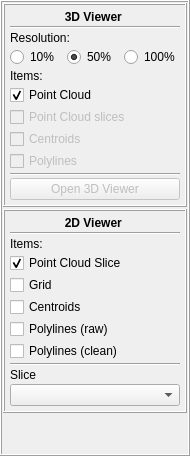
        <widget class="QFrame" name="frame_2">
         <property name="enabled">
          <bool>true</bool>
         </property>
         <property name="minimumSize">
          <size>
           <width>190</width>
           <height>0</height>
          </size>
         </property>
         <property name="maximumSize">
          <size>
           <width>190</width>
           <height>16777215</height>
          </size>
         </property>
         <property name="frameShape">
          <enum>QFrame::Box</enum>
         </property>
         <property name="frameShadow">
          <enum>QFrame::Raised</enum>
         </property>
         <layout class="QVBoxLayout" name="verticalLayout_3">
          <property name="spacing">
           <number>1</number>
          </property>
          <property name="leftMargin">
           <number>1</number>
          </property>
          <property name="topMargin">
           <number>1</number>
          </property>
          <property name="rightMargin">
           <number>1</number>
          </property>
          <property name="bottomMargin">
           <number>1</number>
          </property>
          <item>
           <layout class="QVBoxLayout" name="verticalLayout_2">
            <property name="spacing">
             <number>2</number>
            </property>
            <property name="sizeConstraint">
             <enum>QLayout::SetDefaultConstraint</enum>
            </property>
            <property name="leftMargin">
             <number>0</number>
            </property>
            <property name="topMargin">
             <number>0</number>
            </property>
            <property name="rightMargin">
             <number>0</number>
            </property>
            <item>
             <widget class="QFrame" name="frame_3">
              <property name="enabled">
               <bool>true</bool>
              </property>
              <property name="frameShape">
               <enum>QFrame::Box</enum>
              </property>
              <property name="frameShadow">
               <enum>QFrame::Raised</enum>
              </property>
              <layout class="QVBoxLayout" name="verticalLayout_5">
               <property name="spacing">
                <number>2</number>
               </property>
               <property name="leftMargin">
                <number>5</number>
               </property>
               <property name="topMargin">
                <number>5</number>
               </property>
               <property name="rightMargin">
                <number>5</number>
               </property>
               <property name="bottomMargin">
                <number>5</number>
               </property>
               <item>
                <widget class="QLabel" name="label_3dview">
                 <property name="enabled">
                  <bool>true</bool>
                 </property>
                 <property name="text">
                  <string>&lt;html&gt;&lt;head/&gt;&lt;body&gt;&lt;p&gt;&lt;span style=&quot; font-weight:600;&quot;&gt;3D Viewer &lt;/span&gt;&lt;/p&gt;&lt;/body&gt;&lt;/html&gt;</string>
                 </property>
                 <property name="alignment">
                  <set>Qt::AlignCenter</set>
                 </property>
                </widget>
               </item>
               <item>
                <widget class="Line" name="line">
                 <property name="enabled">
                  <bool>true</bool>
                 </property>
                 <property name="orientation">
                  <enum>Qt::Horizontal</enum>
                 </property>
                </widget>
               </item>
               <item>
                <widget class="QLabel" name="label_resolution">
                 <property name="enabled">
                  <bool>true</bool>
                 </property>
                 <property name="text">
                  <string>&lt;html&gt;&lt;head/&gt;&lt;body&gt;&lt;p&gt;Resolution:&lt;/p&gt;&lt;/body&gt;&lt;/html&gt;</string>
                 </property>
                </widget>
               </item>
               <item>
                <layout class="QHBoxLayout" name="horizontalLayout_2">
                 <item>
                  <widget class="QRadioButton" name="rbtn_10">
                   <property name="enabled">
                    <bool>true</bool>
                   </property>
                   <property name="text">
                    <string>10%</string>
                   </property>
                  </widget>
                 </item>
                 <item>
                  <widget class="QRadioButton" name="rbtn_50">
                   <property name="enabled">
                    <bool>true</bool>
                   </property>
                   <property name="text">
                    <string>50%</string>
                   </property>
                   <property name="checked">
                    <bool>true</bool>
                   </property>
                  </widget>
                 </item>
                 <item>
                  <widget class="QRadioButton" name="rbtn_100">
                   <property name="enabled">
                    <bool>true</bool>
                   </property>
                   <property name="text">
                    <string>100%</string>
                   </property>
                  </widget>
                 </item>
                </layout>
               </item>
               <item>
                <widget class="QLabel" name="label_items3dv">
                 <property name="enabled">
                  <bool>true</bool>
                 </property>
                 <property name="text">
                  <string>&lt;html&gt;&lt;head/&gt;&lt;body&gt;&lt;p&gt;Items:&lt;/p&gt;&lt;/body&gt;&lt;/html&gt;</string>
                 </property>
                </widget>
               </item>
               <item>
                <widget class="QCheckBox" name="check_pcl">
                 <property name="enabled">
                  <bool>true</bool>
                 </property>
                 <property name="text">
                  <string>Point Cloud</string>
                 </property>
                 <property name="checked">
                  <bool>true</bool>
                 </property>
                </widget>
               </item>
               <item>
                <widget class="QCheckBox" name="check_pcl_slices">
                 <property name="enabled">
                  <bool>false</bool>
                 </property>
                 <property name="text">
                  <string>Point Cloud slices</string>
                 </property>
                </widget>
               </item>
               <item>
                <widget class="QCheckBox" name="check_centroids">
                 <property name="enabled">
                  <bool>false</bool>
                 </property>
                 <property name="text">
                  <string>Centroids</string>
                 </property>
                </widget>
               </item>
               <item>
                <widget class="QCheckBox" name="check_polylines">
                 <property name="enabled">
                  <bool>false</bool>
                 </property>
                 <property name="text">
                  <string>Polylines</string>
                 </property>
                </widget>
               </item>
               <item>
                <widget class="Line" name="line_5">
                 <property name="enabled">
                  <bool>true</bool>
                 </property>
                 <property name="orientation">
                  <enum>Qt::Horizontal</enum>
                 </property>
                </widget>
               </item>
               <item>
                <widget class="QPushButton" name="btn_3dview">
                 <property name="enabled">
                  <bool>false</bool>
                 </property>
                 <property name="maximumSize">
                  <size>
                   <width>16777215</width>
                   <height>25</height>
                  </size>
                 </property>
                 <property name="text">
                  <string>Open 3D Viewer</string>
                 </property>
                </widget>
               </item>
              </layout>
             </widget>
            </item>
            <item>
             <widget class="QFrame" name="frame_13">
              <property name="enabled">
               <bool>true</bool>
              </property>
              <property name="frameShape">
               <enum>QFrame::Box</enum>
              </property>
              <property name="frameShadow">
               <enum>QFrame::Raised</enum>
              </property>
              <layout class="QVBoxLayout" name="verticalLayout_10">
               <property name="spacing">
                <number>2</number>
               </property>
               <property name="leftMargin">
                <number>5</number>
               </property>
               <property name="topMargin">
                <number>5</number>
               </property>
               <property name="rightMargin">
                <number>5</number>
               </property>
               <property name="bottomMargin">
                <number>5</number>
               </property>
               <item>
                <widget class="QLabel" name="label_3dview_3">
                 <property name="enabled">
                  <bool>true</bool>
                 </property>
                 <property name="text">
                  <string>&lt;html&gt;&lt;head/&gt;&lt;body&gt;&lt;p&gt;&lt;span style=&quot; font-weight:600;&quot;&gt;2D Viewer &lt;/span&gt;&lt;/p&gt;&lt;/body&gt;&lt;/html&gt;</string>
                 </property>
                 <property name="alignment">
                  <set>Qt::AlignCenter</set>
                 </property>
                </widget>
               </item>
               <item>
                <widget class="Line" name="line_8">
                 <property name="enabled">
                  <bool>true</bool>
                 </property>
                 <property name="orientation">
                  <enum>Qt::Horizontal</enum>
                 </property>
                </widget>
               </item>
               <item>
                <widget class="QLabel" name="label_items3dv_3">
                 <property name="enabled">
                  <bool>true</bool>
                 </property>
                 <property name="text">
                  <string>&lt;html&gt;&lt;head/&gt;&lt;body&gt;&lt;p&gt;Items:&lt;/p&gt;&lt;/body&gt;&lt;/html&gt;</string>
                 </property>
                </widget>
               </item>
               <item>
                <widget class="QCheckBox" name="check_2d_slice">
                 <property name="enabled">
                  <bool>true</bool>
                 </property>
                 <property name="text">
                  <string>Point Cloud Slice</string>
                 </property>
                 <property name="checked">
                  <bool>true</bool>
                 </property>
                </widget>
               </item>
               <item>
                <widget class="QCheckBox" name="check_2d_grid">
                 <property name="text">
                  <string>Grid</string>
                 </property>
                </widget>
               </item>
               <item>
                <widget class="QCheckBox" name="check_2d_centr">
                 <property name="enabled">
                  <bool>true</bool>
                 </property>
                 <property name="text">
                  <string>Centroids</string>
                 </property>
                </widget>
               </item>
               <item>
                <widget class="QCheckBox" name="check_2d_polylines">
                 <property name="enabled">
                  <bool>true</bool>
                 </property>
                 <property name="text">
                  <string>Polylines (raw)</string>
                 </property>
                </widget>
               </item>
               <item>
                <widget class="QCheckBox" name="check_2d_polylines_clean">
                 <property name="text">
                  <string>Polylines (clean)</string>
                 </property>
                </widget>
               </item>
               <item>
                <widget class="Line" name="line_9">
                 <property name="enabled">
                  <bool>true</bool>
                 </property>
                 <property name="orientation">
                  <enum>Qt::Horizontal</enum>
                 </property>
                </widget>
               </item>
               <item>
                <widget class="QLabel" name="label_selslice">
                 <property name="text">
                  <string>Slice</string>
                 </property>
                </widget>
               </item>
               <item>
                <widget class="QComboBox" name="combo_slices">
                 <property name="modelColumn">
                  <number>0</number>
                 </property>
                </widget>
               </item>
              </layout>
             </widget>
            </item>
            <item>
             <spacer name="verticalSpacer">
              <property name="enabled">
               <bool>true</bool>
              </property>
              <property name="orientation">
               <enum>Qt::Vertical</enum>
              </property>
              <property name="sizeHint" stdset="0">
               <size>
                <width>20</width>
                <height>40</height>
               </size>
              </property>
             </spacer>
            </item>
           </layout>
          </item>
         </layout>
        </widget>
